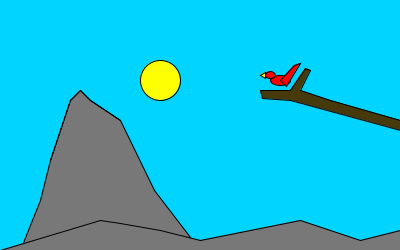
Frame 1 (no input)
Frame 60 (the mouse pressed at the canvas centre just before this capture): identical to frame 1, image omitted
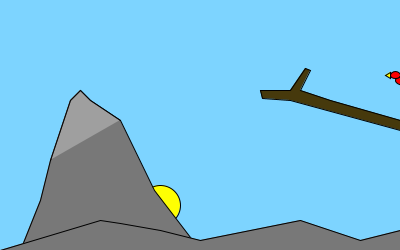
Frame 120 (the mouse held since frame 60 and released just before this capture)

The Processing sketch that drew these frames (run headless with seeded random() and noise(); from frame 60 on, the mouse is pressed at the canvas centre):

// Processing sketch: processing_18523
// ── processing_18523.pde

void setup(){
size(400,250);
}
void draw(){
background(mouseY,212,255);

fill(254,255,3);
ellipse(160,mouseY+80,40,40);

fill(120);
beginShape();
vertex(20,250);
vertex(40,200);
vertex(50,160);
vertex(70,100);
vertex(80,90);
vertex(90,100);
vertex(120,120);
vertex(154,190);
vertex(200,250);

endShape();



fill(200,mouseY);
beginShape();
vertex(50,160);
vertex(70,100);
vertex(80,90);
vertex(90,100);
vertex(120,120);
endShape();

fill(70,57,12);
beginShape();
vertex(400,120);
vertex(330,100);
vertex(300,90);
vertex(310,70);
vertex(305,68);
vertex(290,90);
vertex(260,90);
vertex(262,98);
vertex(290,100);
vertex(400,130);
endShape();

fill(120);
beginShape();
vertex(0,250);
vertex(100,220);
vertex(120,223);
vertex(160,230);
vertex(200,240);
vertex(300,220);
vertex(360,240);
vertex(400,230);
vertex(400,250);
endShape();

fill(255,0,0);
ellipse(280+mouseY,80,20,10);
ellipse(270+mouseY,75,10,7);

quad(280+mouseY,80,294+mouseY,65,300+mouseY,63,286+mouseY,86);


fill(254,255,3);
triangle(265+mouseY,72,265+mouseY,78,260+mouseY,75);




}
